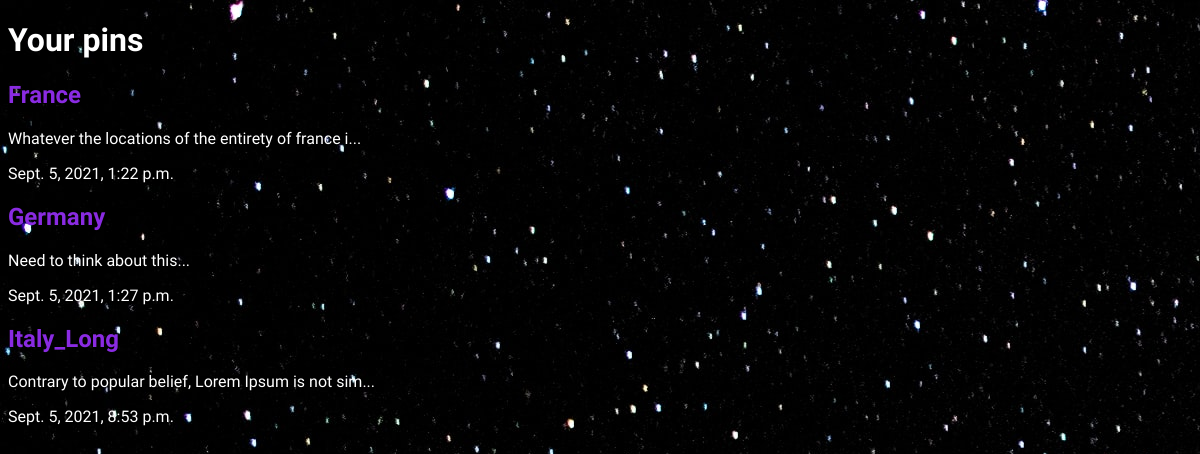
The app's page /pins/ with its own data.
### pins/models.py (models this page shows, shortened)
class Pins(models.Model):
    name = models.CharField(max_length=100, blank=False)
    slug = models.SlugField()
    tags = TaggableManager()
    pin = models.TextField()
    notes = models.TextField()
    date_created = models.DateTimeField(auto_now_add=True)
    class Meta:
        verbose_name_plural = "Pins"
    def snippet(self):
        return self.pin[:50] + '...'

### pins/views.py (the view)
# urls.py: path('pins/', include('pins.urls')),
def pins(request):
    pins = Pins.objects.all().order_by('date_created')
    return render(request, 'pins/pins.html', { 'pins': pins })

### pins/templates/pins/pins.html
{% extends 'pins/base.html' %}
{% block content %}
    <h1>Your pins</h1>
    <div class="pins">
    {% for pin in pins %}
        <div class="pin">
            <h2><a href="{% url 'pins:pin_detail' slug=pin.slug %}">{{pin.name}}</a></h2>
            <p>{{ pin.snippet }}</p>
            <p>{{ pin.date_created }}</p>
        </div>
    {% endfor %}
    </div>
{% endblock content %}

### pins/templates/pins/base.html (shortened to what this page needs)
{% load static %}
<!DOCTYPE html>
<html lang="en">
<head>
    <link rel="stylesheet" href="{% static 'pins/index.css' %}">
</head>
<body>
    {% block content %}
    {% endblock content %}
</body>
</html>

### pins/static/pins/index.css (style rules this page uses)
body { background: rgb(175, 175, 226); background-image: url(/static/stars.jpg); background-repeat: no-repeat; color: #fff; font-family: ubuntu; }
a { color: blueviolet; text-decoration: none; }

### records on screen
Pins: name "France", snippet "Whatever the locations of the entirety of france i...", date_created "Sept. 5, 2021, 1:22 p.m."
Pins: name "Germany", snippet "Need to think about this...", date_created "Sept. 5, 2021, 1:27 p.m."
Pins: name "Italy_Long", snippet "Contrary to popular belief, Lorem Ipsum is not sim...", date_created "Sept. 5, 2021, 8:53 p.m."
